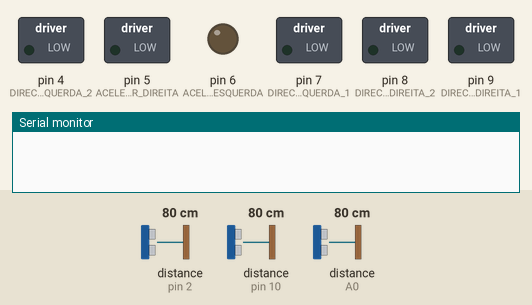
Simulated run of this sketch. Board: Arduino Uno, built with avr-gcc and run on an emulated ATmega328P. Shown: switched loads named in the sketch (green lamp = pin HIGH), output pins drawn as LEDs (lit = HIGH), the last lines printed to the serial monitor. Dashed ring = blinking. Inputs (shaded band) come from the test bench; at power-on: distance to the obstacle (sensors on pin 2, pin 10, A0) 80 cm. The echo pulse lasts 58.3 µs per cm.

Above: at 3.0 s.
3.1 s: distance to the obstacle (sensor on pin 2) set to 12 cm
6.1 s: distance to the obstacle (sensor on pin 2) set to 9 cm
At 7.0 s:
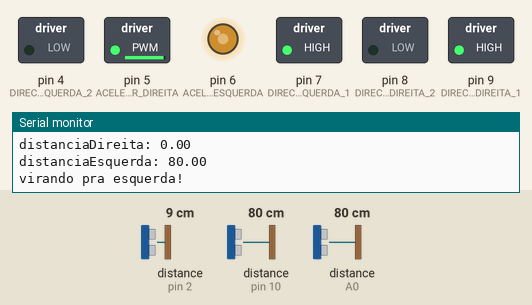
9.1 s: distance to the obstacle (sensor on pin 2) set to 16 cm
12.1 s: distance to the obstacle (sensor on pin 2) set to 21 cm
At 12.77 s:
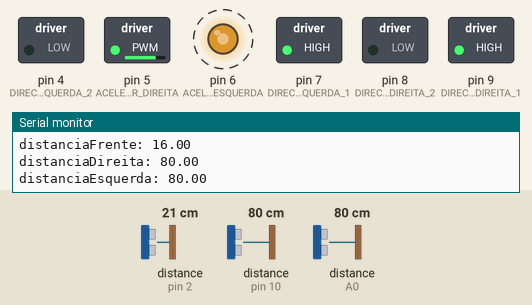
15.1 s: distance to the obstacle (sensor on pin 2) set to 2 cm
At 15.64 s:
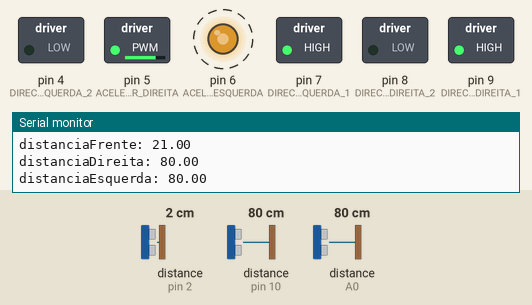
Timing chart, 0 to 19.1 s (numbered marks = the images above; inputs shaded):
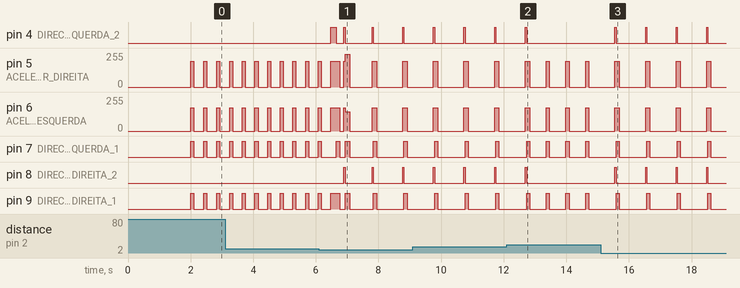

The sketch:

temp.ino
```cpp
#include <Ultrasonic.h>
#include <Servo.h>

Servo servoInferior;

//Define os pinos para o trigger e echo
#define pino_trigger 3
#define pino_echo 2

//Inicializa o sensor nos pinos definidos acima
Ultrasonic ultrasonicFrente(pino_trigger, pino_echo);

Ultrasonic ultrasonicEsquerda(A1, A0);

Ultrasonic ultrasonicDireita(11, 10);

float distanciaEsquerda, distanciaDireita, distanciaFrente;

//#define ENCODER_DIREITA 2
//#define ENCODER_ESQUERDA 3

#define ACELERADOR_DIREITA 5
#define ACELERADOR_ESQUERDA 6

//  Definição das entradas para os motores de cada lado, observem que alguns robôs precisaram ter os pinos trocados devido aos módulos de comunicação que utilizam.
//  Vejam os 4 fios unidos da ponte H que são conectados no Arduino para saberem o padrão do robô que vocês tem em mãos.
/*#define DIRECAO_DIREITA_1 7   //4
#define DIRECAO_DIREITA_2 8   //7

#define DIRECAO_ESQUERDA_1 9  //8
#define DIRECAO_ESQUERDA_2 10 //9*/

#define DIRECAO_DIREITA_1 9   //4
#define DIRECAO_DIREITA_2 8   //7

#define DIRECAO_ESQUERDA_1 7  //8
#define DIRECAO_ESQUERDA_2 4 //9

#define IR_PARA_FRENTE_DIREITA() do { digitalWrite(DIRECAO_DIREITA_1, HIGH); digitalWrite(DIRECAO_DIREITA_2, LOW); } while(false)
#define IR_PARA_FRENTE_ESQUERDA() do { digitalWrite(DIRECAO_ESQUERDA_1, HIGH); digitalWrite(DIRECAO_ESQUERDA_2, LOW); } while(false)
#define IR_PARA_FRENTE() do { IR_PARA_FRENTE_DIREITA(); IR_PARA_FRENTE_ESQUERDA(); } while(false)

#define IR_PARA_TRAS_DIREITA() do { digitalWrite(DIRECAO_DIREITA_1, LOW); digitalWrite(DIRECAO_DIREITA_2, HIGH); } while(false)
#define IR_PARA_TRAS_ESQUERDA() do { digitalWrite(DIRECAO_ESQUERDA_1, LOW); digitalWrite(DIRECAO_ESQUERDA_2, HIGH); } while(false)
#define IR_PARA_TRAS() do { IR_PARA_TRAS_DIREITA(); IR_PARA_TRAS_ESQUERDA(); } while(false)

#define ACELERA_DIREITA(VELOCIDADE) do { pwmDireita = VELOCIDADE; analogWrite(ACELERADOR_DIREITA, VELOCIDADE); } while(false)
#define ACELERA_ESQUERDA(VELOCIDADE) do { pwmEsquerda = VELOCIDADE; analogWrite(ACELERADOR_ESQUERDA, VELOCIDADE); } while(false)
#define ACELERA(VELOCIDADE) do { ACELERA_DIREITA(VELOCIDADE); ACELERA_ESQUERDA(VELOCIDADE); } while(false)

#define FREIO_DIREITA() { ACELERA_DIREITA(0); digitalWrite(DIRECAO_DIREITA_1, LOW); digitalWrite(DIRECAO_DIREITA_2, LOW); } while(false)
#define FREIO_ESQUERDA() { ACELERA_ESQUERDA(0); digitalWrite(DIRECAO_ESQUERDA_1, LOW); digitalWrite(DIRECAO_ESQUERDA_2, LOW); } while(false)
#define FREIO() do { FREIO_DIREITA(); FREIO_ESQUERDA(); } while(false)

// Velocidade armazenada PWM
volatile int pwmDireita = 0;
volatile int pwmEsquerda = 0;

// Numero de passos do Encoder Ótico
volatile int contador_direita = 0;
volatile int contador_esquerda = 0;

// Definir velocidades
int velocidadeDireita  = 195;
int velocidadeEsquerda = 175;

long microsec;

void setup() {
  // Configuração da Comunicação Serial
  Serial.begin(9600);

  // Configuração dos pinos da Ponte H
  pinMode(DIRECAO_DIREITA_1, OUTPUT);
  pinMode(DIRECAO_DIREITA_2, OUTPUT);
  pinMode(DIRECAO_ESQUERDA_1, OUTPUT);
  pinMode(DIRECAO_ESQUERDA_2, OUTPUT);

delay(2000);

  do {

      ACELERA_DIREITA(velocidadeDireita);
      ACELERA_ESQUERDA(velocidadeEsquerda);
      IR_PARA_FRENTE_DIREITA();
      IR_PARA_FRENTE_ESQUERDA();
      delay(100);
      FREIO();

      microsec = ultrasonicFrente.timing();
      distanciaFrente = ultrasonicFrente.convert(microsec, Ultrasonic::CM);
      delay(100);
      float distanciaFrente2,distanciaFrente3;

      microsec = ultrasonicFrente.timing();
      distanciaFrente2 = ultrasonicFrente.convert(microsec, Ultrasonic::CM);
      delay(100);

      microsec = ultrasonicFrente.timing();
      distanciaFrente3 = ultrasonicFrente.convert(microsec, Ultrasonic::CM);
      delay(100);

      if (distanciaFrente2 < distanciaFrente) {
          distanciaFrente = distanciaFrente2;
      }
      if (distanciaFrente3 < distanciaFrente) {
          distanciaFrente = distanciaFrente3;
      }
      /* code */
  } while(distanciaFrente > 10);

  ACELERA_DIREITA(velocidadeDireita);
  ACELERA_ESQUERDA(velocidadeEsquerda);
  IR_PARA_FRENTE_DIREITA();
  IR_PARA_TRAS_ESQUERDA();
  delay(180);

  //servoInferior.attach(10);

  // Configuração dos pinos do Encoder Ótico
//  pinMode(ENCODER_DIREITA, INPUT_PULLUP);
//  pinMode(ENCODER_ESQUERDA, INPUT_PULLUP);

  // Funções de Interrupção de cada um dos Encoders
//  attachInterrupt(digitalPinToInterrupt(ENCODER_DIREITA), contadorDireita, CHANGE);
//  attachInterrupt(digitalPinToInterrupt(ENCODER_ESQUERDA), contadorEsquerda, CHANGE);
}

void loop() {

    ACELERA_DIREITA(velocidadeDireita);
    ACELERA_ESQUERDA(velocidadeEsquerda);
    IR_PARA_FRENTE_DIREITA();
    IR_PARA_FRENTE_ESQUERDA();
    delay(100);
    FREIO();

  long microsec = ultrasonicEsquerda.timing();
  distanciaEsquerda = ultrasonicEsquerda.convert(microsec, Ultrasonic::CM);
  delay(100);

  Serial.print("distanciaFrente: ");
  Serial.println(distanciaFrente);
  Serial.print("distanciaDireita: ");
  Serial.println(distanciaDireita);
  Serial.print("distanciaEsquerda: ");
  Serial.println(distanciaEsquerda);
  Serial.println();

//   if(distanciaDireita <= 9 || ){
//     Serial.println("virando pra esquerda!");
//     ACELERA_DIREITA(velocidadeDireita + 35);
//     ACELERA_ESQUERDA(velocidadeEsquerda - 50);
//     IR_PARA_FRENTE_DIREITA();
//     IR_PARA_FRENTE_ESQUERDA();
//     delay(100);
// /*    ACELERA_DIREITA(velocidadeDireita);
//     ACELERA_ESQUERDA(velocidadeEsquerda);
//     IR_PARA_FRENTE_DIREITA();
//     IR_PARA_FRENTE_ESQUERDA();*/
//     FREIO();
//   }

    // if (contador_esquerda > 8){
    //
    //     ACELERA_DIREITA(velocidadeDireita + 25);
    //     ACELERA_ESQUERDA(velocidadeEsquerda + 25);
    //     IR_PARA_FRENTE_DIREITA();
    //     IR_PARA_FRENTE_ESQUERDA();
    //     delay(430);
    //     IR_PARA_TRAS_DIREITA();
    //     IR_PARA_TRAS_ESQUERDA();
    //     delay(460);
    //     // mete na direita
    //     ACELERA_DIREITA(velocidadeDireita - 35);
    //     ACELERA_ESQUERDA(velocidadeEsquerda + 50);
    //     IR_PARA_FRENTE_DIREITA();
    //     IR_PARA_FRENTE_ESQUERDA();
    //     delay(400);
    //
    //
    // }

  if(distanciaDireita <= 10 ){
      contador_esquerda++;
    Serial.println("virando pra esquerda!");

    ACELERA_DIREITA(velocidadeDireita);
    ACELERA_ESQUERDA(velocidadeEsquerda);
    IR_PARA_TRAS_DIREITA();
    IR_PARA_TRAS_ESQUERDA();
    delay(40);

    ACELERA_DIREITA(velocidadeDireita + 50);
    ACELERA_ESQUERDA(velocidadeEsquerda - 30);
    IR_PARA_FRENTE_DIREITA();
    IR_PARA_FRENTE_ESQUERDA();
    delay(140);
/*    ACELERA_DIREITA(velocidadeDireita);
    ACELERA_ESQUERDA(velocidadeEsquerda);
    IR_PARA_FRENTE_DIREITA();
    IR_PARA_FRENTE_ESQUERDA();*/
    FREIO();
  }

  microsec = ultrasonicDireita.timing();
  distanciaDireita = ultrasonicDireita.convert(microsec, Ultrasonic::CM);
  delay(100);

  if(distanciaEsquerda <= 10){
      contador_esquerda = 0;
    Serial.println("virando pra direita!");

    ACELERA_DIREITA(velocidadeDireita);
    ACELERA_ESQUERDA(velocidadeEsquerda);
    IR_PARA_TRAS_DIREITA();
    IR_PARA_TRAS_ESQUERDA();
    delay(40);
    ACELERA_DIREITA(velocidadeDireita - 25);
    ACELERA_ESQUERDA(velocidadeEsquerda + 70);
    IR_PARA_FRENTE_DIREITA();
    IR_PARA_FRENTE_ESQUERDA();
    delay(150);
    FREIO();
/*    ACELERA_DIREITA(velocidadeDireita);
    ACELERA_ESQUERDA(velocidadeEsquerda);
    IR_PARA_FRENTE_DIREITA();
    IR_PARA_FRENTE_ESQUERDA();*/
  }

  microsec = ultrasonicFrente.timing();
  distanciaFrente = ultrasonicFrente.convert(microsec, Ultrasonic::CM);
  delay(100);
  float distanciaFrente2,distanciaFrente3;

  microsec = ultrasonicFrente.timing();
  distanciaFrente2 = ultrasonicFrente.convert(microsec, Ultrasonic::CM);
  delay(100);

  microsec = ultrasonicFrente.timing();
  distanciaFrente3 = ultrasonicFrente.convert(microsec, Ultrasonic::CM);
  delay(100);

  if (distanciaFrente2 < distanciaFrente) {
      distanciaFrente = distanciaFrente2;
  }
  if (distanciaFrente3 < distanciaFrente) {
      distanciaFrente = distanciaFrente3;
  }


  if(distanciaFrente <= 18){

    FREIO();
    delay(100);

    microsec = ultrasonicEsquerda.timing();
    distanciaEsquerda = ultrasonicEsquerda.convert(microsec, Ultrasonic::CM);
    delay(100);
    microsec = ultrasonicDireita.timing();
    distanciaDireita = ultrasonicDireita.convert(microsec, Ultrasonic::CM);
    delay(100);

    ACELERA_DIREITA(velocidadeDireita);
    ACELERA_ESQUERDA(velocidadeEsquerda);
    IR_PARA_TRAS_DIREITA();
    IR_PARA_TRAS_ESQUERDA();
    delay(40);

    if(distanciaEsquerda >= distanciaDireita){
    //   ACELERA_DIREITA(velocidadeDireita);
    //   ACELERA_ESQUERDA(velocidadeEsquerda);
    //   IR_PARA_FRENTE_DIREITA();
    //   IR_PARA_TRAS_ESQUERDA();
    //   delay(140);}
    /*      ACELERA_DIREITA(velocidadeDireita);
      ACELERA_ESQUERDA(velocidadeEsquerda);
      IR_PARA_FRENTE_DIREITA();
      IR_PARA_FRENTE_ESQUERDA();*/
    }else{
      ACELERA_DIREITA(velocidadeDireita);
      ACELERA_ESQUERDA(velocidadeEsquerda);
      IR_PARA_TRAS_DIREITA();
      IR_PARA_FRENTE_ESQUERDA();
      delay(140);
    /*      ACELERA_DIREITA(velocidadeDireita);
      ACELERA_ESQUERDA(velocidadeEsquerda);
      IR_PARA_FRENTE_DIREITA();
      IR_PARA_FRENTE_ESQUERDA();*/
    }
    FREIO();
  }
}

void contadorDireita(){
  contador_direita++;
}

void contadorEsquerda(){
  contador_esquerda++;
}
```

Measured:
- the behaviour switches between 11 and 10 cm on distance to the obstacle (sensor on pin 2) (found by bisection; images 0 and 1)
- the behaviour switches between 18 and 19 cm on distance to the obstacle (sensor on pin 2) (found by bisection; images 1 and 2)
- after the input at 6.1 s, pin 8 (DIRECAO_DIREITA_2): alternates HIGH for 0.04 s and LOW for 0.90 s, starting after 0.80 s
- after the input at 12.1 s, pin 4 (DIRECAO_ESQUERDA_2): goes on until 12.7 s, then stays LOW; pin 5 (ACELERADOR_DIREITA): alternates 195/255 for 0.10 s and 0/255 for 0.53 s, starting after 1.3 s
- after the input at 15.1 s, pin 4 (DIRECAO_ESQUERDA_2): alternates HIGH for 0.04 s and LOW for 0.94 s, starting after 0.45 s; pin 5 (ACELERADOR_DIREITA): alternates 195/255 for 0.14 s and 0/255 for 0.84 s, starting after 0.45 s
- by itself, pin 4 (DIRECAO_ESQUERDA_2): alternates HIGH for 0.04 s and LOW for 0.94 s
- by itself, pin 5 (ACELERADOR_DIREITA): alternates 195/255 for 0.14 s and 0/255 for 0.84 s
- by itself, pin 6 (ACELERADOR_ESQUERDA): alternates 175/255 for 0.14 s and 0/255 for 0.84 s
